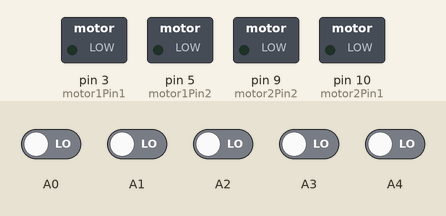
This sketch was run on a simulated Arduino Uno, built with avr-gcc and run on an emulated ATmega328P. Shown: switched loads named in the sketch (green lamp = pin HIGH). The test bench sets the inputs (shaded band); at power-on: A0–4 LOW.

Above: at 1.2 s.
1.3 s: A0 driven HIGH
At 2.2 s:
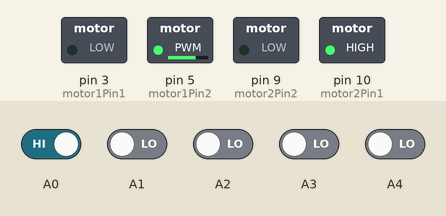
2.8 s: A1 driven HIGH
At 3.6 s:
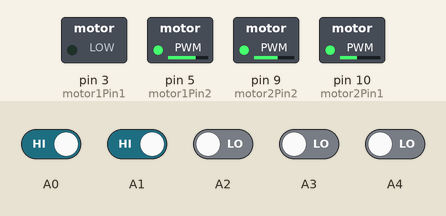
4.3 s: A3 driven HIGH
Timing chart, 0 to 4.8 s (numbered marks = the images above; inputs shaded):
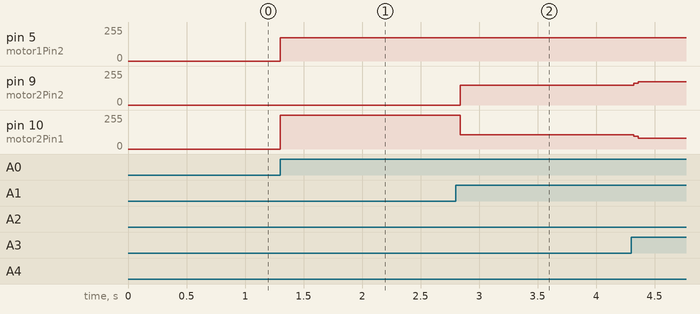

The sketch:

line_follower_digital.ino
```cpp
int led[5];

int val[5];

int motor1Pin1 = 3;
int motor1Pin2 = 5;
int motor2Pin1 = 10;
int motor2Pin2 = 9;

int maxSpeed = 1200;
int minSpeed = 500;

void setup() {
  // put your setup code here, to run once:
  Serial.begin(9600);
  led[0] = A0;
  led[1] = A1;
  led[2] = A2;
  led[3] = A3;
  led[4] = A4;

  pinMode(motor1Pin1, OUTPUT);
  pinMode(motor1Pin2, OUTPUT);
  pinMode(motor2Pin1, OUTPUT);
  pinMode(motor2Pin2, OUTPUT);

  for(int i = 0; i < 5; i++)
    pinMode(led[i], INPUT);
}

void turn90Left() {
  analogWrite(motor1Pin1, maxSpeed);
  analogWrite(motor1Pin2, 0);
  analogWrite(motor2Pin1, 0);
  analogWrite(motor2Pin2, maxSpeed);
}

void turn45Left() {
  analogWrite(motor1Pin1, 0);
  analogWrite(motor1Pin2, minSpeed);
  analogWrite(motor2Pin1, 0);
  analogWrite(motor2Pin2, maxSpeed);
}

void turn90Right() {
  analogWrite(motor1Pin1, 0);
  analogWrite(motor1Pin2, maxSpeed);
  analogWrite(motor2Pin1, maxSpeed);
  analogWrite(motor2Pin2, 0);
}

void turn45Right() {
  analogWrite(motor1Pin1, 0);
  analogWrite(motor1Pin2, maxSpeed);
  analogWrite(motor2Pin1, 0);
  analogWrite(motor2Pin2, minSpeed);
}

void moveForward() {
  analogWrite(motor1Pin1, 0);
  analogWrite(motor1Pin2, maxSpeed);
  analogWrite(motor2Pin1, 0);
  analogWrite(motor2Pin2, maxSpeed);
}

void loop() {
  // put your main code here, to run repeatedly:
  for(int i = 0; i < 5; i++) {
    val[i] = digitalRead(led[i]);
    if(val[i] == 1) {
      if(i == 4)
        turn90Left();
      if(i == 3)
        turn45Left();
      if(i == 2)
        moveForward();
      if(i == 1)
        turn45Right();
      if(i == 0)
        turn90Right();
    }
  }
}
```

Measured:
- after the input at 1.3 s, pin 5 (motor1Pin2): 0/255 → 176/255 at once; pin 10 (motor2Pin1): 0/255 → 255/255 at once
- after the input at 2.8 s, pin 9 (motor2Pin2): 0/255 → 149/255 at once; pin 10 (motor2Pin1): 255/255 → 108/255 at once
